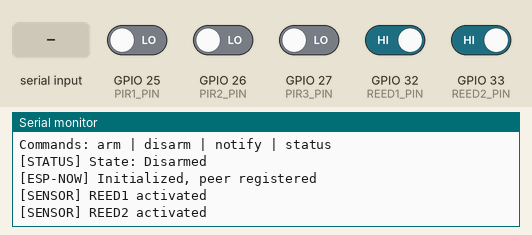
The program below on a simulated ESP32. On the bench: the last lines printed to the serial monitor. The test bench sets the inputs (shaded band); at power-on: GPIO 32 (REED1_PIN), GPIO 33 (REED2_PIN) HIGH, GPIO 25 (PIR1_PIN), GPIO 26 (PIR2_PIN), GPIO 27 (PIR3_PIN) LOW. Uploads are accepted with an empty reply; not simulated (calls return 0 or success): secrets.h.

Above: at 3.2 s.
3.3 s: GPIO 25 (PIR1_PIN) driven HIGH
At 4.5 s:
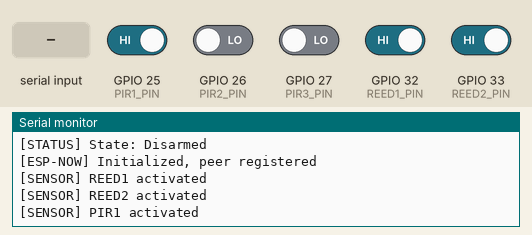
4.8 s: "arm\n" received over Serial
At 5.2 s:
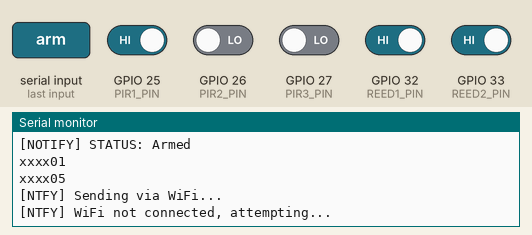
6.3 s: GPIO 26 (PIR2_PIN) driven HIGH
At 7.5 s:
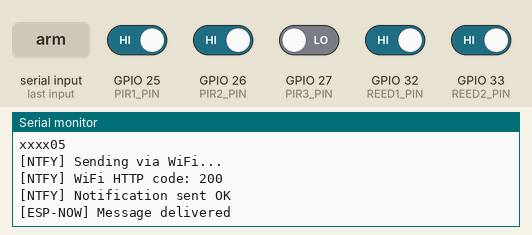
8.0 s: "disarm\n" received over Serial
At 9.2 s:
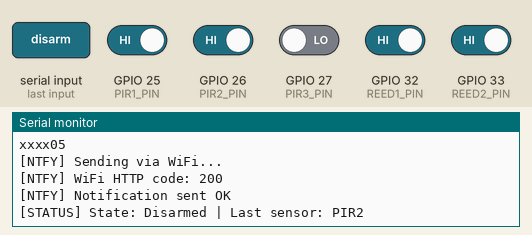
9.7 s: "notify\n" received over Serial
At 10.6 s:
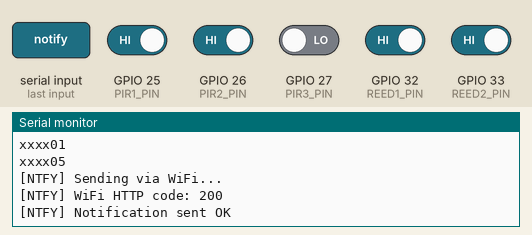
11.2 s: "1\n" received over Serial
At 12.6 s:
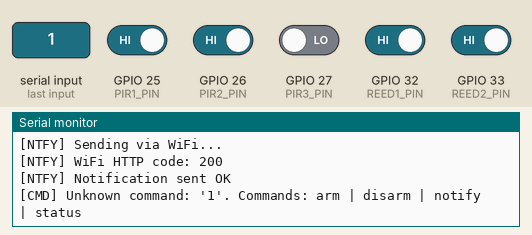

Measured:
- after the input at 3.3 s, the serial monitor: prints a new line after 0.05 s (image 1)
- after the input at 4.8 s, the serial monitor: prints a new line at once (image 2)
- after the input at 6.3 s, the serial monitor: prints a new line after 0.22 s (image 3)
- after the input at 8.0 s, the serial monitor: prints a new line at once (image 4)
- after the input at 9.7 s, the serial monitor: prints a new line at once (image 5)
- after the input at 11.2 s, the serial monitor: prints a new line at once (image 6)

The program:

main.cpp
```cpp
#include <Arduino.h>
#include <WiFi.h>
#include <esp_now.h>
#include "AlarmStateMachine.h"
#include "CompositeNotifier.h"
#include "DebouncedInput.h"
#include "NtfyNotifier.h"
#include "SerialNotifier.h"
#include "board_config.h"
#include "config.h"
#include "espnow_message.h"
#include "secrets.h"

// MAC address of ESP32-CAM node.
// Run 'mac' command on ESP32-CAM Serial Monitor to get this value.
// Replace XX with actual values from your ESP32-CAM module.
// static uint8_t CAM_MAC_ADDRESS[] = {0xXX, 0xXX, 0xXX, 0xXX, 0xXX, 0xXX};
static uint8_t CAM_MAC_ADDRESS[] = {0x68, 0x09, 0x47, 0x9B, 0x87, 0x6C};

// ---------------------------------------------------------------------------
// PinReader callbacks - one per sensor.
// Each function reads the raw GPIO state for its assigned pin.
// ---------------------------------------------------------------------------
static bool readPir1() {
    return digitalRead(PIR1_PIN) == HIGH;
}
static bool readPir2() {
    return digitalRead(PIR2_PIN) == HIGH;
}
static bool readPir3() {
    return digitalRead(PIR3_PIN) == HIGH;
}
static bool readReed1() {
    return digitalRead(REED1_PIN) == HIGH;
}
static bool readReed2() {
    return digitalRead(REED2_PIN) == HIGH;
}

// ---------------------------------------------------------------------------
// Sensor objects
// ---------------------------------------------------------------------------
static DebouncedInput pir1(readPir1, 50);
static DebouncedInput pir2(readPir2, 50);
static DebouncedInput pir3(readPir3, 50);
static DebouncedInput reed1(readReed1, 50);
static DebouncedInput reed2(readReed2, 50);

// ---------------------------------------------------------------------------
//  Notifiers (Composite pattern - add more channels here in future)
// ---------------------------------------------------------------------------
static NtfyNotifier ntfyNotifier(NTFY_SERVER, NTFY_TOPIC);
static SerialNotifier serialNotifier;
static CompositeNotifier notifier;

// ---------------------------------------------------------------------------
// Alarm state machine
// ---------------------------------------------------------------------------
static AlarmStateMachine alarmSM;

// ---------------------------------------------------------------------------
// ESP-NOW
// ---------------------------------------------------------------------------
void onDataSent(const uint8_t* macAddr, esp_now_send_status_t status) {
    if (status == ESP_NOW_SEND_SUCCESS) {
        Serial.println("[ESP-NOW] Message delivered");
    } else {
        Serial.println("[ESP-NOW] Message delivery failed");
    }
}

void initEspNow() {
    WiFi.mode(WIFI_STA);

    if (esp_now_init() != ESP_OK) {
        Serial.println("[ERROR] ESP-NOW initialization failed");
        return;
    }

    esp_now_register_send_cb(onDataSent);

    // Register ESP32-CAM as peer
    esp_now_peer_info_t peerInfo{};
    memcpy(peerInfo.peer_addr, CAM_MAC_ADDRESS, 6);
    peerInfo.channel = 0;
    peerInfo.encrypt = false;

    if (esp_now_add_peer(&peerInfo) != ESP_OK) {
        Serial.println("[ERROR] Failed to add ESP-NOW peer");
        return;
    }

    Serial.println("[ESP-NOW] Initialized, peer registered");
}

void sendEspNowTrigger(const char* sensorId) {
    EspNowMessage msg{};
    strncpy(msg.sensorId, sensorId, sizeof(msg.sensorId) - 1);
    msg.timestampMs = millis();
    msg.messageType = 0;

    esp_now_send(CAM_MAC_ADDRESS, reinterpret_cast<uint8_t*>(&msg), sizeof(msg));
}

// ---------------------------------------------------------------------------
// Helpers
// ---------------------------------------------------------------------------

// checkAndAlert helper for clean per-sensor event handling
// void checkAndAlert(DebouncedInput& sensor, const char* name, uint32_t now) {
//     if (sensor.update(now)) {
//         if (sensor.getState()) {
//             Serial.print("[ALERT] ");
//             Serial.print(name);
//             Serial.println(" triggered!");
//         } else {
//             Serial.print("[INFO] ");
//             Serial.print(name);
//             Serial.println(" cleared.");
//         }
//     }
// }

void printStatus() {
    Serial.print("[STATUS] State: ");
    Serial.print(alarmSM.getStateName());
    const char* last = alarmSM.getLastTriggeredSensor();
    if (last != nullptr) {
        Serial.print(" | Last sensor: ");
        Serial.print(last);
    }
    Serial.println();
}

void checkSensor(DebouncedInput& sensor, const char* sensorId, uint32_t now) {
    if (sensor.update(now) && sensor.getState()) {
        Serial.print("[SENSOR] ");
        Serial.print(sensorId);
        Serial.println(" activated");
        alarmSM.onSensorTriggered(sensorId);
        if (alarmSM.getState() == AlarmState::Triggered) {
            // Serial.print("[ALERT] Alarm triggered by: ");
            // Serial.println(sensorId);
            notifier.sendAlert(sensorId);
            sendEspNowTrigger(sensorId);  // send to ESP32-CAM
            alarmSM.onNotificationSent();
        }
    }
}

void handleSerialCommand() {
    if (!Serial.available()) {
        return;
    }
    String cmd = Serial.readStringUntil('\n');
    cmd.trim();

    if (cmd == "arm") {
        alarmSM.onArm();
        // Serial.println("[CMD] Armed");
        notifier.sendStatus("Armed");
        printStatus();
    } else if (cmd == "disarm") {
        alarmSM.onDisarm();
        // Serial.println("[CMD] Disarmed");
        notifier.sendStatus("Disarmed");
        printStatus();
    } else if (cmd == "notify") {
        Serial.println("[CMD] Sending test notification...");
        ntfyNotifier.sendAlert("TEST");
    } else if (cmd == "status") {
        printStatus();
    } else {
        Serial.print("[CMD] Unknown command: '");
        Serial.print(cmd);
        Serial.println("'. Commands: arm | disarm | notify | status");
    }
}

// ---------------------------------------------------------------------------
// Setup
// ---------------------------------------------------------------------------
void setup() {
    Serial.begin(115200);
    delay(2000);  // Wait 2 seconds to allow the Serial Monitor to connect.

    // Register notifiers (add NtfyNotifier, SmsNotifier here in future)
    notifier.add(&serialNotifier);
    if (NTFY_ENABLED) {
        notifier.add(&ntfyNotifier);
    }

    Serial.println("=== Alpha Alarm System ===");
    Serial.println("Board: " BOARD_NAME);
    // Serial.println("Monitoring sensors...");
    Serial.println("Commands: arm | disarm | notify | status");
    printStatus();

    pinMode(PIR1_PIN, INPUT);
    pinMode(PIR2_PIN, INPUT);
    pinMode(PIR3_PIN, INPUT);
    pinMode(REED1_PIN, INPUT_PULLUP);
    pinMode(REED2_PIN, INPUT_PULLUP);

    initEspNow();
}

// ---------------------------------------------------------------------------
// Loop
// ---------------------------------------------------------------------------
void loop() {
    uint32_t now = millis();

    handleSerialCommand();

    checkSensor(pir1, "PIR1", now);
    checkSensor(pir2, "PIR2", now);
    checkSensor(pir3, "PIR3", now);
    checkSensor(reed1, "REED1", now);
    checkSensor(reed2, "REED2", now);

    // checkAndAlert(pir1, "PIR1", now);
    // checkAndAlert(pir2, "PIR2", now);
    // checkAndAlert(pir3, "PIR3", now);
    // checkAndAlert(reed1, "REED1", now);

    delay(10);  // small delay to avoid busy-looping
}
```

espnow_message.h
```cpp
#pragma once
#include <cstdint>

// Message sent from DevKit via ESP-NOW wireless protocol.
struct EspNowMessage {
    char     sensorId[16];  // e.g. "PIR1", "REED2"
    uint32_t timestampMs;   // millis() on sender at trigger time
    uint8_t  messageType;   // 0 = sensor trigger, 1 = ping
};
```

board_config.h
```cpp
#pragma once

// ============================================================
// Board selection is done via compile-time macros in
// platformio.ini:
//   build_flags = -D BOARD_DEVKIT
//   build_flags = -D BOARD_LILYGO
//   build_flags = -D BOARD_ESPCAM
//   build_flags = -D BOARD_NATIVE
// ============================================================

#if defined(BOARD_DEVKIT)

    // --- ESP32 DevKit V1 (38-pin, CP2102) ---
    // Test/development board. No modem available.

    #define BOARD_NAME     "ESP32 DevKit V1"
    #define HAS_MODEM      0

    // PIR sensors (HC-SR501) - 3 units
    #define PIR1_PIN       25
    #define PIR2_PIN       26
    #define PIR3_PIN       27

    // Reed switch (MC-38)
    #define REED1_PIN       32
    #define REED2_PIN       33

    // Modem pins (not available on this board)
    #define MODEM_TX_PIN        -1
    #define MODEM_RX_PIN        -1
    #define MODEM_PWRKEY_PIN    -1
    #define MODEM_POWERON_PIN   -1
    #define MODEM_RESET_PIN     -1
    #define MODEM_BAUD           0

#elif defined(BOARD_LILYGO)
    // --- LILYGO T-A7670E R2 ---
    // Production board. Has LTE modem (A7670E).
    // GPIO pins not soldered yet - sensor input via ESP-NOW only.
    // Pin numbers reserved for future use when pins are soldered.

    #define BOARD_NAME     "LILYGO T-A7670E R2"
    #define HAS_MODEM      1

    // PIR sensors (HC-SR501) - 3 units
    #define PIR1_PIN       -1
    #define PIR2_PIN       -1
    #define PIR3_PIN       -1

    // Reed switch (MC-38)
    #define REED1_PIN      -1
    #define REED2_PIN      -1

    // Camera pins (not on this board)
    #define CAM_PWDN_PIN        -1
    #define CAM_RESET_PIN       -1
    #define CAM_XCLK_PIN        -1
    #define CAM_SIOD_PIN        -1
    #define CAM_SIOC_PIN        -1
    #define CAM_Y9_PIN          -1
    #define CAM_Y8_PIN          -1
    #define CAM_Y7_PIN          -1
    #define CAM_Y6_PIN          -1
    #define CAM_Y5_PIN          -1
    #define CAM_Y4_PIN          -1
    #define CAM_Y3_PIN          -1
    #define CAM_Y2_PIN          -1
    #define CAM_VSYNC_PIN       -1
    #define CAM_HREF_PIN        -1
    #define CAM_PCLK_PIN        -1

    // A7670E modem pins (internal connections on LILYGO board)
    #define MODEM_TX_PIN        26
    #define MODEM_RX_PIN        27
    #define MODEM_PWRKEY_PIN     4   // DO NOT connect external wires to this pin
    #define MODEM_POWERON_PIN   12   // Must be HIGH on battery power
    #define MODEM_RESET_PIN      5
    #define MODEM_BAUD        115200

#elif defined(BOARD_ESPCAM)
    // --- ESP32-CAM AI Thinker ---

    #define BOARD_NAME     "ESP32-CAM AI Thinker"
    #define HAS_MODEM      0

    // Sensor pins (not used on ESP32-CAM – no external sensors)
    #define PIR1_PIN       -1
    #define PIR2_PIN       -1
    #define PIR3_PIN       -1
    #define REED1_PIN      -1
    #define REED2_PIN      -1

    // Camera interface pins (internal connections, required by esp_camera library)
    #define CAM_PWDN_PIN   32
    #define CAM_RESET_PIN  -1
    #define CAM_XCLK_PIN    0
    #define CAM_SIOD_PIN   26
    #define CAM_SIOC_PIN   27
    #define CAM_Y9_PIN     35
    #define CAM_Y8_PIN     34
    #define CAM_Y7_PIN     39
    #define CAM_Y6_PIN     36
    #define CAM_Y5_PIN     21
    #define CAM_Y4_PIN     19
    #define CAM_Y3_PIN     18
    #define CAM_Y2_PIN      5
    #define CAM_VSYNC_PIN  25
    #define CAM_HREF_PIN   23
    #define CAM_PCLK_PIN   22

    // Modem pins (not available on this board)
    #define MODEM_TX_PIN        -1
    #define MODEM_RX_PIN        -1
    #define MODEM_PWRKEY_PIN    -1
    #define MODEM_POWERON_PIN   -1
    #define MODEM_RESET_PIN     -1
    #define MODEM_BAUD           0

#elif defined(BOARD_NATIVE)
    // --- Native (PC/Linux) ---
    // Used for unit testing only. No GPIO available.

    #define BOARD_NAME     "Native (unit tests)"
    #define HAS_MODEM      0

    #define PIR1_PIN       -1
    #define PIR2_PIN       -1
    #define PIR3_PIN       -1
    #define REED1_PIN      -1
    #define REED2_PIN      -1

    #define CAM_PWDN_PIN   -1
    #define CAM_RESET_PIN  -1
    #define CAM_XCLK_PIN   -1
    #define CAM_SIOD_PIN   -1
    #define CAM_SIOC_PIN   -1
    #define CAM_Y9_PIN     -1
    #define CAM_Y8_PIN     -1
    #define CAM_Y7_PIN     -1
    #define CAM_Y6_PIN     -1
    #define CAM_Y5_PIN     -1
    #define CAM_Y4_PIN     -1
    #define CAM_Y3_PIN     -1
    #define CAM_Y2_PIN     -1
    #define CAM_VSYNC_PIN  -1
    #define CAM_HREF_PIN   -1
    #define CAM_PCLK_PIN   -1

    #define MODEM_TX_PIN        -1
    #define MODEM_RX_PIN        -1
    #define MODEM_PWRKEY_PIN    -1
    #define MODEM_POWERON_PIN   -1
    #define MODEM_RESET_PIN     -1
    #define MODEM_BAUD           0

#else
    #error "No board selected. Set BOARD_DEVKIT, BOARD_LILYGO or BOARD_NATIVE in platformio.ini build_flags."
#endif
```

config.h
```cpp
#pragma once

// ---------------------------------------------------------------------------
// config.h – system behaviour configuration
// Edit this file to enable/disable features and set operational parameters
// ---------------------------------------------------------------------------

// --- Notification channels ---
// Set to true to enable, false to disable
// Multiple channels can be active simultaneously (CompositeNotifier)
static constexpr bool  NTFY_ENABLED = true;
static constexpr bool  SMS_ENABLED = false;
static constexpr bool  SERIAL_NOTIFY_ENABLED = true;

// --- ntfy.sh transport (LILYGO only) ---
// NTFY_TRANSPORT values:
//   0 = disabled
//   1 = WiFi only
//   2 = modem only
//   3 = both simultaneously
#define NTFY_TRANSPORT 1

// --- Sensor debounce time (ms) ---
static constexpr uint16_t DEBOUNCE_MS = 50;

// --- Alarm timeouts ---
static constexpr uint8_t  NOTIFICATION_RETRY_COUNT = 3;
static constexpr uint32_t MODEM_BOOT_TIMEOUT_MS = 15000;
static constexpr uint32_t NTFY_POLL_INTERVAL_MS = 10000;

// --- APN configuration for Orange Poland ---
#define ORANGE_APN "internet"
#define ORANGE_USER "internet"
#define ORANGE_PASS "internet"
```
